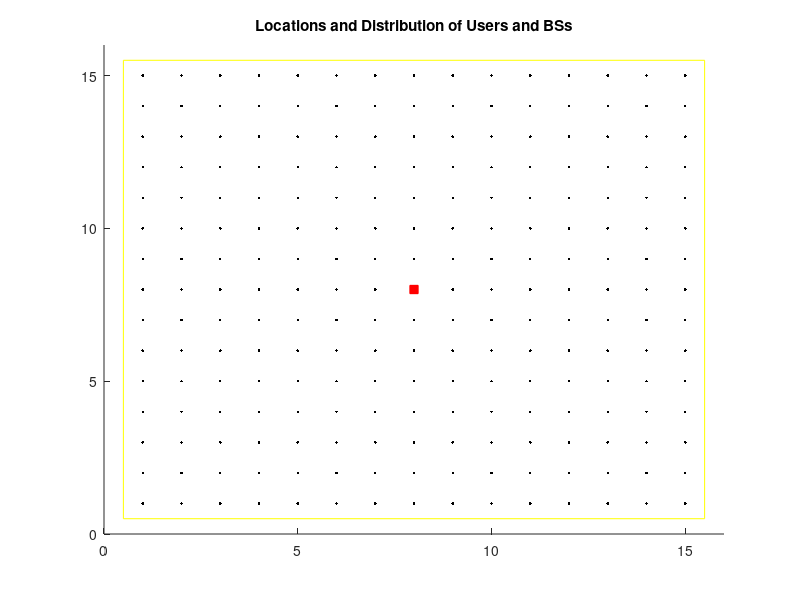
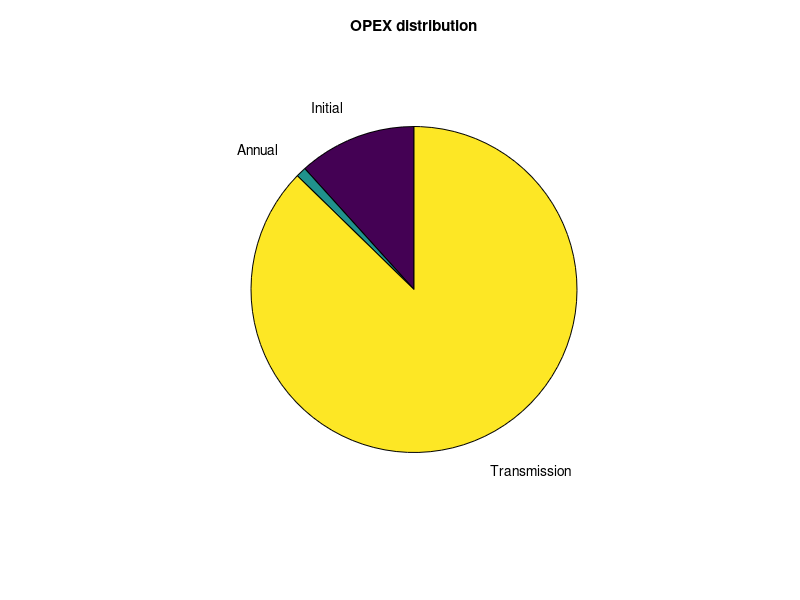

The MATLAB source for these figures, in order:
clc;
clear all;
close all;

grid = randi([5,10],15);		%Randomly user distribution in a 15x15 area for high traffic distribution
umax = max(max(grid));			%Maximum user requirement

grid(8,8) = 2500;			%Placing BS at randomly selected location

figure,			        %Plotting the grid
rectangle('Position',[0.5 0.5 15 15],'EdgeColor','y');			%Marking outer boundary of the grid
xlim([0 16]);			%Limiting the x-axis of the plot
ylim([0 16]);			%Limiting the y-axis of the plot
hold on;

bs = [grid(8,8),0,0];
for i = 1:15
    for j = 1:15
        if ~eq(i,8) || ~eq(j,8)
            bs(1) = bs(1) - grid(i,j);		%Subtract user requirement from remaining BS capacity
            bs(2) = bs(2) + 1;			%Add 1 to number of users connected
            plot(i,j,'k.');			%Plot user as black dot
            hold on
        end
    end
end
plot(8,8,'rs','MarkerFaceColor','r');			%Plot BS  as square
title('Locations and Distribution of Users and BSs');
hold off

equipment = 50;         %Initial Investment - Equipment Cost
site_buildout = 70;         %Initial Investment - Site Buildout Cost
site_installation = 30;         %Initial Inveatment - Site Installation Cost
initial_cost = equipment + site_buildout + site_installation;
operation_maintenance = 3;          %Annual Operation and Maintenance Cost
site_lease = 10;         %Annual Site Lease
transmission_per_connection = 5;            %Annual Cost for Transmission to 1 connection
annual_cost = operation_maintenance + site_lease;
trc = transmission_per_connection * bs(2);         %Total transmission Cost for each BS
bs(3) = initial_cost + annual_cost + trc;          %Total charges for each BS
X = [initial_cost, annual_cost, trc];
figure,
pie(X,{'Initial','Annual','Transmission'});         %Plotting Pie Chart showing cost distribution per BS
title('OPEX distribution');